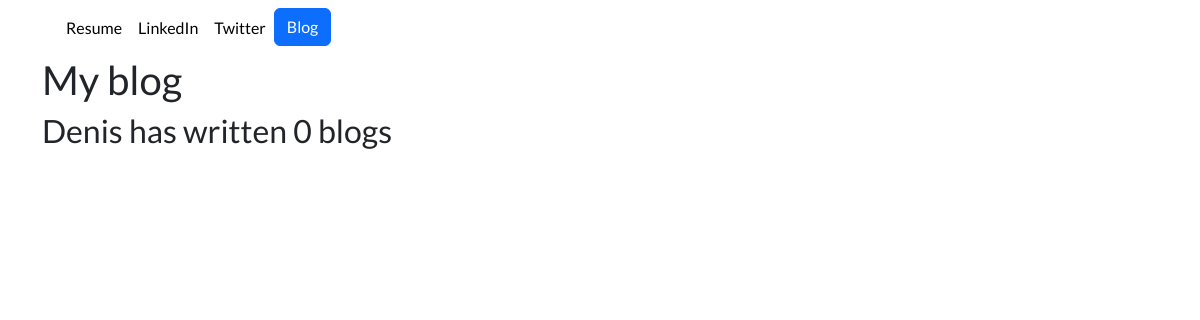
The page /blog/ on the database as committed earlier.
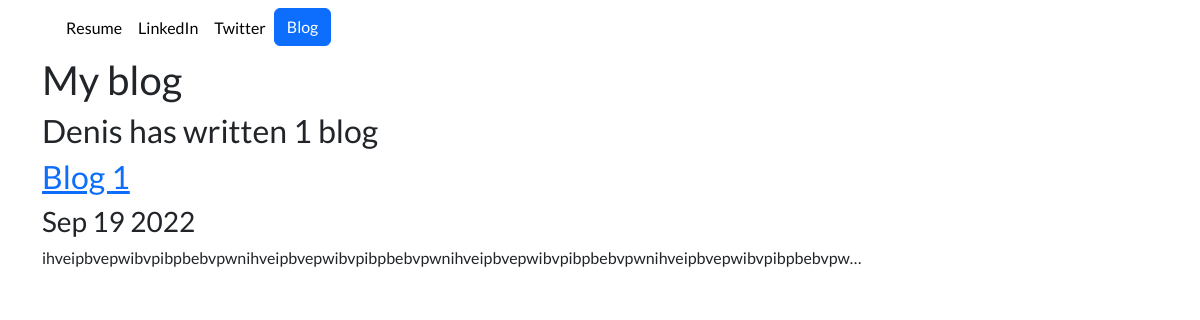
The same page on the database as committed later.
### blog/models.py (models this page shows, shortened)
class Blog(models.Model):
    title = models.CharField(max_length=200)
    date = models.DateField()
    description = models.TextField()

### blog/views.py (the view)
# urls.py: path('', views.all_blogs, name='all_blogs'),
def all_blogs(request):
    blogs = Blog.objects.all()
    return render(request, 'blog/all_blogs.html', {'blogs': blogs})

### blog/templates/blog/all_blogs.html
{% extends 'portfolio/base.html' %}
{% block content %}
<h1>My blog</h1>
<h2>Denis has written {{ blogs.count }} blog{{ blogs.count|pluralize }}</h2>
  {% for blog in blogs %}
    <a href="{% url 'blog:detail' blog.id %}"><h2>{{ blog.title }}</h2></a>
    <h3>{{ blog.date|date:'M d Y' }}</h3>
    <p>{{ blog.description|truncatechars:100 }}</p>
  {% endfor %}
{% endblock %}

Rows that differ between the two databases and show on the page:
added Blog: title "Blog 1", date "Sep 19 2022", description "ihveipbvepwibvpibpbebvpwnihveipbvepwibvpibpbebvpwnihveipbvepwibvpibpbebvpwnihveipbvepwibvpibpbebvpw…"
Other text that changed with them:
{{ blogs.count }}: "0" → "1"
